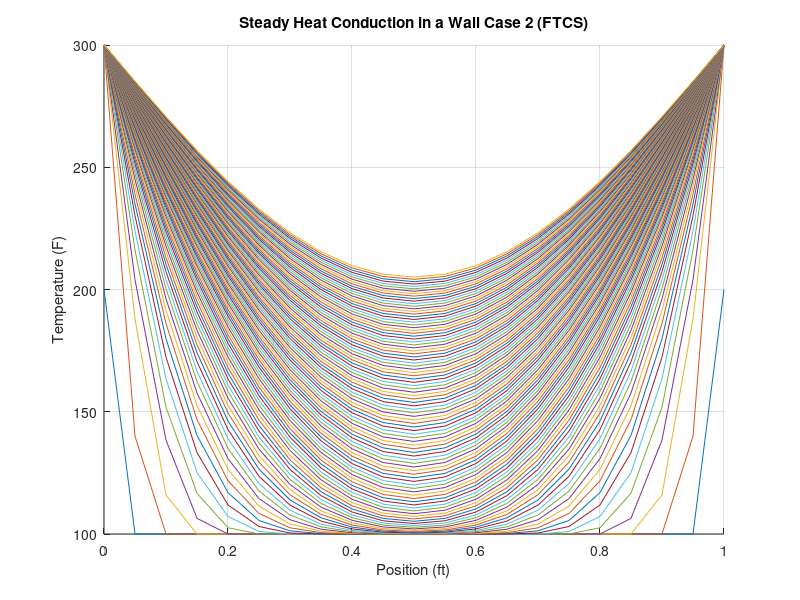

This figure's MATLAB source:
% Case 2
% Input (known data)
L = 1.0;            % wall thickness in ft
alpha = 0.1;        % Diffusivity constant 
time = 1 ;             % Assume 1 Hour time
Ti = 100.0;         % initial temperature
Ts = 300.0;         % boundary temperature
dx = 0.05;          % Spatial step
dt = 0.01;          % Time Step
Nx = L/dx + 1;          % number of spatial steps
r = alpha * dt / dx^2;

N = L/dx + 1 ; % Space nodes
M = time/dt + 1 ; % Time nodes

% Zero vectors of x & t
x = zeros(N, 1);
t = zeros(M, 1);


% Discretize space & time domain
for i = 1:N
    x(i) = 0 + (i - 1)*dx;
end

for n = 1:M
    t(n) = 0 + (n - 1)*dt;
end

% Outer Nodes
T = zeros(M,N);
T(:,1) = 300; %Left Boundary Condition
T(:,N) = 300; %Right Boundary Condition
T(1,2:N-1) = 100; %Initial Condition

% Fix the corners by averaging overlapping BCs
T(1,1)   = (300+100) / 2;   % Bottom-left
T(1,N)   = (300+100) / 2;  % Bottom-right

% Interior Nodes
for n= 1:M-1
    for i=2:N-1
        T(n+1, i) = r*T(n,i+1) + (1-2*r)*T(n,i) + r*T(n,i-1);
    end
end
% Results of Matrix T
disp(T)

% Plotting
x = linspace(0, L, N);
figure(1);
hold on;
for k = 1:size(T, 1)
    plot(x, T(k, :));
end
xlabel('Position (ft)');
ylabel('Temperature (F)');
title('Steady Heat Conduction in a Wall Case 2 (FTCS)');
grid on;